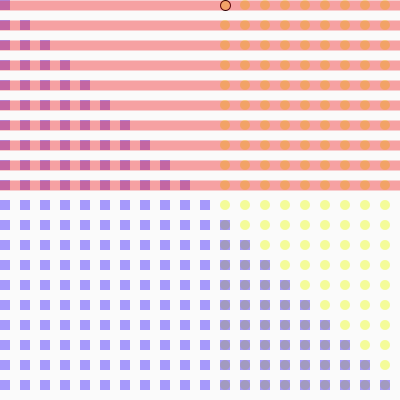
Frame 1 (no input)
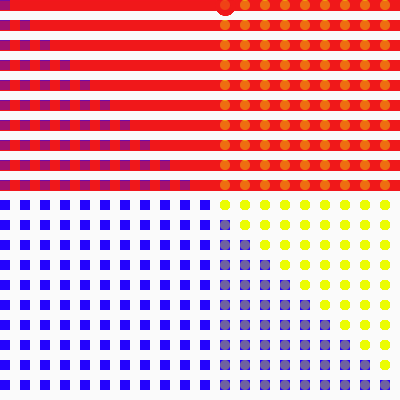
Frame 60 (the mouse pressed at the canvas centre just before this capture)
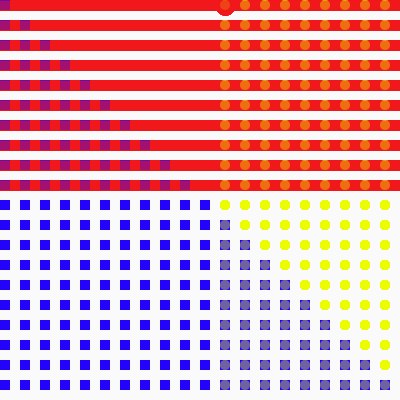
Frame 120 (the mouse held since frame 60 and released just before this capture)

The Processing sketch that drew these frames (run headless with seeded random() and noise(); from frame 60 on, the mouse is pressed at the canvas centre):

// Processing sketch: processing_37439
// ── processing_37439.pde

void setup(){
  size(400, 400);
  background(250);
}

void draw(){
  
  //yellow circles starting at 225 spaced 20 in x and y directions with a diameter of 10
   for (float x = 225; x < width; x+=20) {
    for (float y = 5; y < width; y+=20) {
      fill(235,252,3,100);
      ellipse(x, y, 10, 10);
      noStroke();
 }
}

  //blue squares spaced the same but running diagonally and overlapping the yellow circles
  //the transparency allows the yellow and blue to create green which also creates another triangle
for (int x=0; x<width; x=x+20){
  for (int y=0; y<=height; y=y+20){
    if (y>=x) {
        fill(35,3,252,100);
        rect(x,y,10,10);
         noStroke();
  }
 }
}

//red semi-transparent lines running horizontally (as long as x is less than 200) creates purple squares
//and orange circles
for (int x=5; x<200; x+=20) {
  strokeWeight (10);
  stroke(240,22,25,100);
  line (0,x,400,x);
 }
}

 




 
